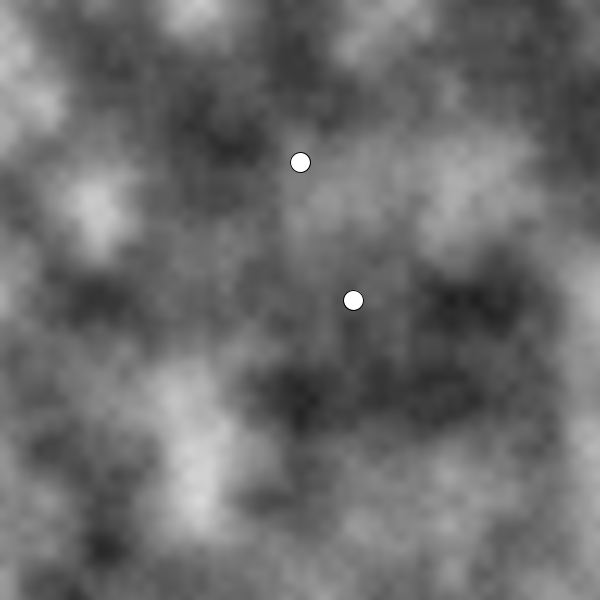
Frame 1 (no input)
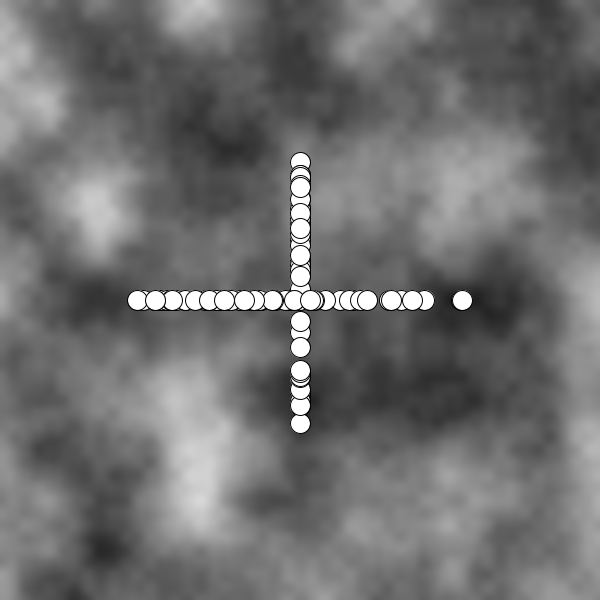
Frame 60 (the mouse pressed at the canvas centre just before this capture)
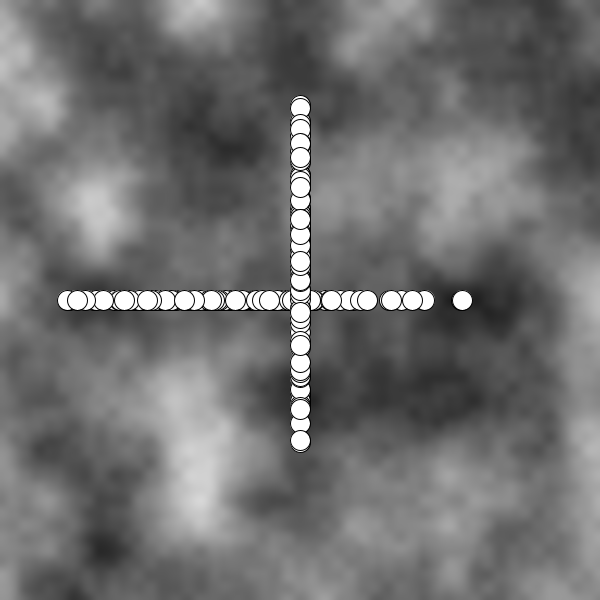
Frame 120 (the mouse held since frame 60 and released just before this capture)

The Processing sketch that drew these frames (run headless with seeded random() and noise(); from frame 60 on, the mouse is pressed at the canvas centre):

// Processing sketch: Noise
// ── Noise.pde
void setup() {
  size(600, 600);
  loadPixels();
  for (int y=0; y<height; y++) {
    for (int x=0; x<width; x++) {
      float bright = noise(x*0.01, y*0.01) * 255;
      pixels[x+y*width] = color(bright);
    }
  }
  updatePixels();
}


Float xoffHorizontal = 0.05;
Float xoffVertical = 1000.05; // different starting point

void draw() {

Float nx = noise(xoffHorizontal);
Float x = map(nx, 0,1,0,width);
ellipse(x, height/2, 20,20); // Horizontal ellipse

Float ny = noise(xoffVertical);
Float y = map(ny, 0,1,0,height);
ellipse(width/2, y, 20,20); // Vertical ellipse


xoffHorizontal += 0.1;
xoffVertical += 0.1;
}
